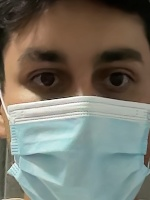
#> input picture Proyectos Finales/Cubrebocas/Fotos/Andres_Cubrebocas/rostro_1.jpg, 150 x 200 px, found by its file name; its folder holds only this picture in this run
$ python Entrenamiento.py
#> lines starting #> are read from the running program, lines starting #| are printed output that depends on the picture
import cv2
import os
import numpy as np

direccion = '/Users/aneco/Documents/Instituto Tecnologico De Morelia/8vo Semestre/Inteligencia Artificial/Git Proyects/Proyectos Finales/Cubrebocas/Fotos'
lista = os.listdir(direccion)

etiquetas = []
rostros = []
con = 0

for nameDir in lista:
    nombre = os.path.join(direccion, nameDir)

    if os.path.isdir(nombre):
        for fileName in os.listdir(nombre):
            filePath = os.path.join(nombre, fileName)

            # Verificar si es un archivo de imagen
            if fileName.lower().endswith(('.png', '.jpg', '.jpeg', '.bmp')):
                # Leer la imagen en escala de grises
                imagen = cv2.imread(filePath, 0)
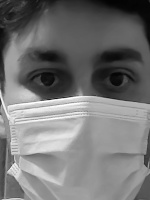
#> imagen: shape (200, 150); min 3, max 255, mean 116.7

                # Verificar si la lectura de la imagen fue exitosa
                if imagen is not None:
                    etiquetas.append(con)
                    rostros.append(imagen)
                else:
                    print(f"Error al leer la imagen: {filePath}")
            else:
                print(f"Archivo no válido: {filePath}")

        con += 1
    else:
        print(f"{nombre} no es un directorio.")

reconocimiento = cv2.face.LBPHFaceRecognizer_create()

reconocimiento.train(rostros, np.array(etiquetas))

reconocimiento.write('ModeloLBP.xml')
print("Modelo creado")
